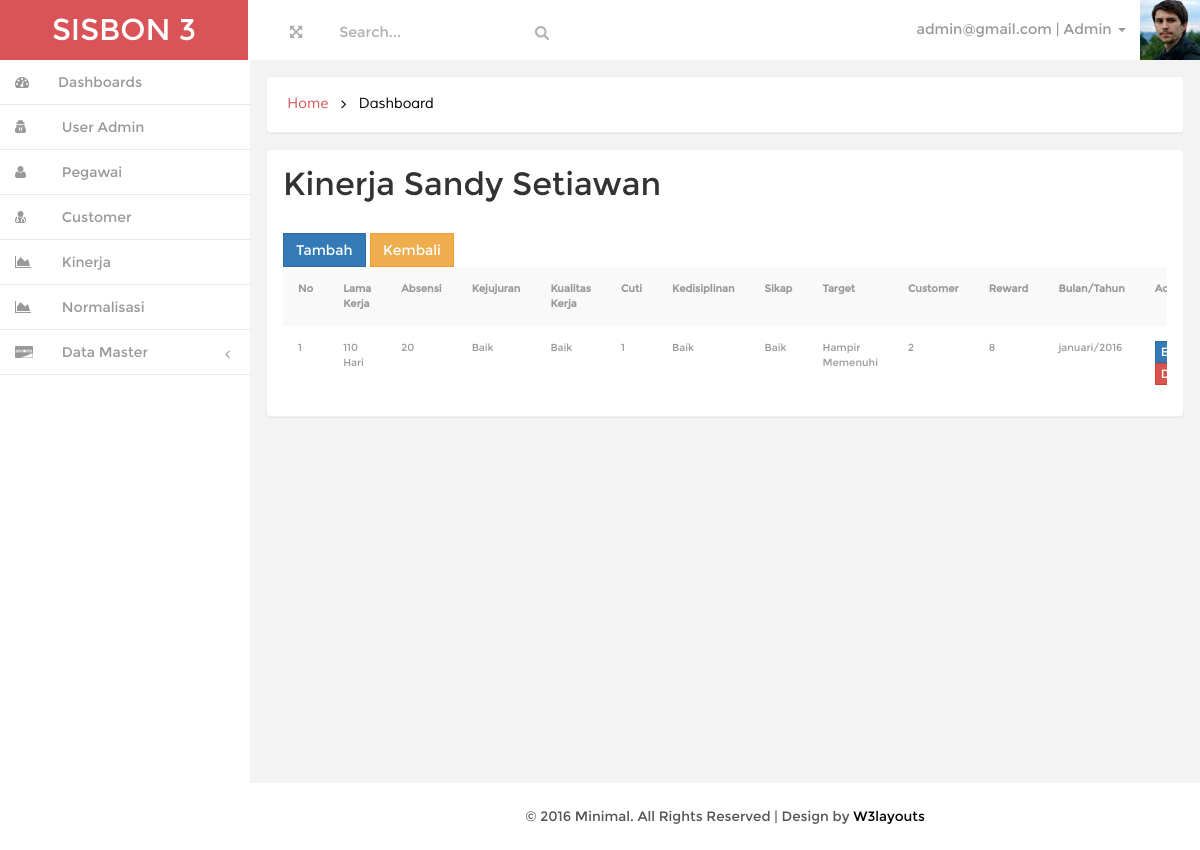
Screenshot of /index.php?page=kinerjapegawai&id=1 (signed in) with the database file from the repository.
### tables this page shows
CREATE TABLE IF NOT EXISTS `tbpegawai` (
  `id_pegawai` int(11) NOT NULL AUTO_INCREMENT,
  `nama` varchar(100) NOT NULL,
  `tgl_lahir` date NOT NULL,
  `no_telp` varchar(20) NOT NULL,
  `alamat` text NOT NULL,
  `tgl_masuk` date NOT NULL,
  `email` varchar(50) NOT NULL,
  `password` varchar(50) NOT NULL,
  PRIMARY KEY (`id_pegawai`)
);

CREATE TABLE IF NOT EXISTS `tbkinerja` (
  `id_kinerja` int(11) NOT NULL AUTO_INCREMENT,
  `id_pegawai` int(11) NOT NULL,
  `jml_absensi` int(11) NOT NULL,
  `kejujuran` int(11) NOT NULL,
  `kualitas_kerja` int(11) NOT NULL,
  `cuti` int(11) NOT NULL,
  `kedisiplinan` int(11) NOT NULL,
  `sikap` int(11) NOT NULL,
  `target` int(11) NOT NULL,
  `bulan` varchar(20) NOT NULL,
  `tahun` varchar(5) NOT NULL,
  PRIMARY KEY (`id_kinerja`)
);

CREATE TABLE IF NOT EXISTS `tbkejujuran` (
  `id_kejujuran` int(11) NOT NULL AUTO_INCREMENT,
  `ket` varchar(50) NOT NULL,
  `nilai` int(11) NOT NULL,
  PRIMARY KEY (`id_kejujuran`)
);

CREATE TABLE IF NOT EXISTS `tbkualitaskerja` (
  `id_kualitaskerja` int(11) NOT NULL AUTO_INCREMENT,
  `ket` varchar(50) NOT NULL,
  `nilai` int(11) NOT NULL,
  PRIMARY KEY (`id_kualitaskerja`)
);

CREATE TABLE IF NOT EXISTS `tbkedisiplinan` (
  `id_kedisiplinan` int(11) NOT NULL AUTO_INCREMENT,
  `ket` varchar(50) NOT NULL,
  `nilai` int(11) NOT NULL,
  PRIMARY KEY (`id_kedisiplinan`)
);

CREATE TABLE IF NOT EXISTS `tbsikap` (
  `id_sikap` int(11) NOT NULL AUTO_INCREMENT,
  `ket` varchar(50) NOT NULL,
  `nilai` int(11) NOT NULL,
  PRIMARY KEY (`id_sikap`)
);

CREATE TABLE IF NOT EXISTS `tbtarget` (
  `id_target` int(11) NOT NULL AUTO_INCREMENT,
  `ket` varchar(50) NOT NULL,
  `nilai` int(11) NOT NULL,
  PRIMARY KEY (`id_target`)
);

### class/User.php (called while the page is built, shortened)
<?php
include "SisbonHelper.php";
class User
{
    private $admin;
    public function __construct(){
        $admin = new Admin();
        $this->admin = $admin;
        $pegawai = new Pegawai();
        $customer = new Customer();
        if(isset($_SESSION['user_session']))
        {
            if($_SESSION['user_level']=='admin')
            {
                $this->getIdentitasAdmin();
            }
            elseif($_SESSION['user_level']=='pegawai')
            {
                $this->getIdentitasPegawai();
            }
            else
            {
                $this->getIdentitasCustomer();
            }
        }
    }
    public function getIdentitasAdmin()
    {
        $d = $this->admin->getById($_SESSION['user_session']);
        $this->nama_user = $d['nama'];
        $this->email_user = $d['email'];
    }
}

### class/Admin.php (called while the page is built, shortened)
<?php
class Admin implements BaseData
{
    private $conn;
    public function __construct()
    {
        $database = new Koneksi();
        $db = $database->dbKoneksi();
        $this->conn = $db;
    }
    public function getById($id)
    {
        $stmt = $this->conn->prepare("SELECT * FROM tbadmin WHERE id_admin=:uid_admin");
        $stmt->execute(array(':uid_admin'=>$id));
        $userRow=$stmt->fetch(PDO::FETCH_ASSOC);
        return $userRow;
    }
}

### session.php (called while the page is built, shortened)
<?php
$user = new User();

### class/Pegawai.php (called while the page is built, shortened)
<?php
class Pegawai implements BaseData
{
    private $conn;
    public function __construct()
    {
        $database = new Koneksi();
        $db = $database->dbKoneksi();
        $this->conn = $db;
    }
    public function getById($id)
    {
       try
       {
           $stmt = $this->conn->prepare("SELECT * FROM tbpegawai WHERE id_pegawai=$id");
           $stmt->execute();
           $rowPegawai = $stmt->fetch(PDO::FETCH_ASSOC);
           return $rowPegawai;
       }
       catch(PDOException $e)
       {
           echo $e->getMessage();
       }
    }
}

### class/Kinerja.php (called while the page is built, shortened)
<?php
include "SisbonHelper.php";
class Kinerja implements BaseData
{
    private $conn;
    public function __construct()
    {
        $database = new Koneksi();
        $db = $database->dbKoneksi();
        $this->conn = $db;
        $pegawai = new Pegawai();
        $customer = new Customer();
        $reward = new Reward();
    }
    public function getAllDataByIdPegawai($id)
    {
        try
        {
            $stmt = $this->conn->prepare("SELECT * FROM tbkinerja WHERE id_pegawai=$id");
            $stmt->execute();
            $row = $stmt->fetchAll(PDO::FETCH_ASSOC);
            return $row;
        }
        catch(PDOException $e)
        {
            return $e->getMessage();
        }
    }
}

### class/SisbonHelper.php (called while the page is built, shortened)
<?php
if(!function_exists('countDate'))
{
    function countDate($date)
    {
        $dt1 = new DateTime($date);
        $dt2 = new DateTime(date('Y-m-d'));
        $telat = $dt1->diff($dt2);
        return $telat->days;
    }
}

### class/Kejujuran.php (called while the page is built, shortened)
<?php
class Kejujuran implements BaseData
{
    private $conn;
    public function __construct()
    {
        $database = new Koneksi();
        $db = $database->dbKoneksi();
        $this->conn = $db;
    }
    public function getById($id)
    {
        try
        {
            $stmt = $this->conn->prepare("SELECT * FROM tbkejujuran WHERE id_kejujuran=$id");
            $stmt->execute();
            $rowKejujuran = $stmt->fetch(PDO::FETCH_ASSOC);
            return $rowKejujuran;
        }
        catch(PDOException $e)
        {
            echo $e->getMessage();
        }
    }
}

### class/KualitasKerja.php (called while the page is built, shortened)
<?php
class KualitasKerja implements BaseData
{
    private $conn;
    public function __construct()
    {
        $database = new Koneksi();
        $db = $database->dbKoneksi();
        $this->conn = $db;
    }
    public function getById($id)
    {
        try
        {
            $stmt = $this->conn->prepare("SELECT * FROM tbkualitaskerja WHERE id_kualitaskerja=$id");
            $stmt->execute();
            $row = $stmt->fetch(PDO::FETCH_ASSOC);
            return $row;
        }
        catch(PDOException $e)
        {
            echo $e->getMessage();
        }
    }
}

### class/Kedisiplinan.php (called while the page is built, shortened)
<?php
class Kedisiplinan implements BaseData
{
    private $conn;
    public function __construct()
    {
        $database = new Koneksi();
        $db = $database->dbKoneksi();
        $this->conn = $db;
    }
    public function getById($id)
    {
        try
        {
            $stmt = $this->conn->prepare("SELECT * FROM tbkedisiplinan WHERE id_kedisiplinan=$id");
            $stmt->execute();
            $rowKedisiplinan = $stmt->fetch(PDO::FETCH_ASSOC);
            return $rowKedisiplinan;
        }
        catch(PDOException $e)
        {
            echo $e->getMessage();
        }
    }
}

### class/Sikap.php (called while the page is built, shortened)
<?php
class Sikap implements BaseData
{
    private $conn;
    public function __construct()
    {
        $database = new Koneksi();
        $db = $database->dbKoneksi();
        $this->conn = $db;
    }
    public function getById($id)
    {
        try
        {
            $stmt = $this->conn->prepare("SELECT * FROM tbsikap WHERE id_sikap=$id");
            $stmt->execute();
            $row = $stmt->fetch(PDO::FETCH_ASSOC);
            return $row;
        }
        catch(PDOException $e)
        {
            echo $e->getMessage();
        }
    }
}

### class/Target.php (called while the page is built, shortened)
<?php
class Target implements BaseData
{
    private $conn;
    public function __construct()
    {
        $database = new Koneksi();
        $db = $database->dbKoneksi();
        $this->conn = $db;
    }
    public function getById($id)
    {
        try
        {
            $stmt = $this->conn->prepare("SELECT * FROM tbtarget WHERE id_target=$id");
            $stmt->execute();
            $row = $stmt->fetch(PDO::FETCH_ASSOC);
            return $row;
        }
        catch(PDOException $e)
        {
            echo $e->getMessage();
        }
    }
}

### class/Customer.php (called while the page is built, shortened)
<?php
class Customer implements BaseData
{
    private $conn;
    public function __construct()
    {
        $database = new Koneksi();
        $db = $database->dbKoneksi();
        $this->conn = $db;
    }
    public function getCustomerByBulanTahun($month,$year,$idpeg)
    {
        $stmt = $this->conn->prepare("SELECT * FROM tbcustomer WHERE bulan='$month' and tahun=$year and id_pegawai=$idpeg");
        $stmt->execute();
        $row = $stmt->fetchAll(PDO::FETCH_ASSOC);
        return $stmt->rowCount();
    }
}

### class/Reward.php (called while the page is built, shortened)
<?php
class Reward implements BaseData
{
    private $conn;
    public function __construct()
    {
        $database = new Koneksi();
        $db = $database->dbKoneksi();
        $this->conn = $db;
    }
    public function getDataWherePegawai($bulan,$tahun,$id_pegawai)
    {
        try
        {
            $stmt = $this->conn->prepare("SELECT SUM(jumlah_nilai) as total FROM tbreward WHERE id_pegawai=:idpegawai and bulan=:bulan and tahun=:tahun");
            $stmt->execute(array(':idpegawai'=>$id_pegawai,':bulan'=>$bulan,':tahun'=>$tahun));
            $row = $stmt->fetch(PDO::FETCH_ASSOC);
            return $row;
        }
        catch(PDOException $e)
        {
            echo $e->getMessage();
        }
    }
}

### page/kinerjapegawai.php (the view, shortened to what this page needs)
<?php
$model = new Kinerja();
$modelPeg = new Pegawai();
$dataPeg = $modelPeg->getById($_GET['id']);
$modelCus = new Customer();
$modelKejujuran = new Kejujuran();
$modelKualitaskerja = new KualitasKerja();
$modelKedisiplinan = new Kedisiplinan();
$modelSikap = new Sikap();
$modelTarget = new Target();
$modelReward = new Reward();
?>
<h3 class="head-top">Kinerja <?=$dataPeg['nama']?></h3>
<div class="row">
    <div class="col-md-12">
        <a href="?page=kinerja_edit&idpegawai=<?=$_GET['id']?>&id=0" class="btn btn-primary"> Tambah</a>
        <a href="?page=kinerjalistpegawai" class="btn btn-warning"> Kembali</a>
        <div class="table-responsive">
            <table style="font-size: 12px;" class="table table-striped">
                <tr>
                    <th>No</th>
                    <th>Lama Kerja</th>
                    <th>Absensi</th>
                    <th>Kejujuran</th>
                    <th>Kualitas Kerja</th>
                    <th>Cuti</th>
                    <th>Kedisiplinan</th>
                    <th>Sikap</th>
                    <th>Target</th>
                    <th>Customer</th>
                    <th>Reward</th>
                    <th>Bulan/Tahun</th>
                    <th>Action</th>
                </tr>
                <?php
                $no=1;
                foreach($model->getAllDataByIdPegawai($_GET['id']) as $data){
                    ?>
                    <tr>
                        <td><?=$no++?></td>
                        <td><?=countDate($dataPeg['tgl_masuk'])?> Hari</td>
                        <td><?=$data['jml_absensi']?></td>
                        <td><?= $modelKejujuran->getById($data['kejujuran'])['ket'] ?></td>
                        <td><?= $modelKualitaskerja->getById($data['kualitas_kerja'])['ket'] ?></td>
                        <td><?=$data['cuti']?></td>
                        <td><?= $modelKedisiplinan->getById($data['kedisiplinan'])['ket']?></td>
                        <td><?= $modelSikap->getById($data['sikap'])['ket']?></td>
                        <td><?= $modelTarget->getById($data['target'])['ket']?></td>
                        <td><?= $modelCus->getCustomerByBulanTahun($data['bulan'],$data['tahun'],$_GET['id']) ?></td>
                        <td><?= $modelReward->getDataWherePegawai($data['bulan'],$data['tahun'],$_GET['id'])['total'] ?></td>
                        <td><?=$data['bulan']?>/<?=$data['tahun']?></td>
                        <td>
                            <a href="?page=kinerja_edit&idpegawai=<?=$data['id_pegawai']?>&id=<?=$data['id_kinerja']?>" class="btn btn-primary btn-xs">Edit</a>
                            <button id="<?=$data['id_kinerja']?>" class="btn btn-danger btn-del btn-xs">Delete</button>
                        </td>
                    </tr>
                <?php } ?>
            </table>
        </div>
    </div>
</div>

### index.php (shortened to what this page needs)
<?php
require_once("session.php");
?>
<!DOCTYPE HTML>
<html>
<head>
<link href="css/bootstrap.min.css" rel='stylesheet' type='text/css' />
<link href="css/style.css" rel='stylesheet' type='text/css' />
<link href="css/font-awesome.css" rel="stylesheet">
<link href="css/custom.css" rel="stylesheet">
</head>
<body>
<div id="wrapper">
        <nav class="navbar-default navbar-static-top" role="navigation">
             <div class="navbar-header">
               <h1> <a class="navbar-brand" href="index.php">SISBON <?=SISBON_LEVEL_USER_CUSTOMER?></a></h1>
			   </div>
			 <div class=" border-bottom">
        	<div class="full-left">
        	  <section class="full-top">
				<button id="toggle"><i class="fa fa-arrows-alt"></i></button>
			</section>
			<form class=" navbar-left-right">
              <input type="text"  value="Search..." onfocus="this.value = '';" onblur="if (this.value == '') {this.value = 'Search...';}">
              <input type="submit" value="" class="fa fa-search">
            </form>
            <div class="clearfix"> </div>
           </div>
		    <div class="drop-men" >
		        <ul class=" nav_1">
					<li class="dropdown">
		              <a href="#" class="dropdown-toggle dropdown-at" data-toggle="dropdown"><span class=" name-caret"><?=$user->email_user?> | <?=$user->nama_user?><i class="caret"></i></span><img src="images/wo.jpg"></a>
		            </li>
		        </ul>
		     </div>
			<div class="clearfix">
     </div>
		    <div class="navbar-default sidebar" role="navigation">
                <div class="sidebar-nav navbar-collapse">
                <ul class="nav" id="side-menu">
					<?php include "sidemenu.php" ?>
                </ul>
            </div>
			</div>
        </nav>
        <div id="page-wrapper" class="gray-bg dashbard-1">
       <div class="content-main">
		    <div class="banner">
				<h2>
				<a href="index.html">Home</a>
				<i class="fa fa-angle-right"></i>
				<span>Dashboard</span>
				</h2>
		    </div>
		   <div class="blank">
			   <div class="blank-page">
					<?php
					if(isset($_GET['page']) AND file_exists('page/'.$_GET['page'].'.php')){include "page/".$_GET['page'].'.php';} else {include "page/home.php";}
					?>
			   </div>
		   </div>
<div class="copy">
            <p> &copy; 2016 Minimal. All Rights Reserved | Design by <a href="#" target="_blank">W3layouts</a> </p>
	    </div>
		</div>
       </div>
     </div>
</body>
</html>

### rows the page displays
tbpegawai: nama "Sandy Setiawan"
tbkinerja: id_pegawai.tgl_masuk "110", jml_absensi "20", kejujuran.ket "Baik", kualitas_kerja.ket "Baik", cuti "1", kedisiplinan.ket "Baik", sikap.ket "Baik", target.ket "Hampir Memenuhi", CustomerByBulanTahun "2", DataWherePegawai "8", bulan "januari", tahun "2016"

### other values shown
SISBON_LEVEL_USER_CUSTOMER "3"
$user->email_user "admin@gmail.com"
$user->nama_user "Admin"
